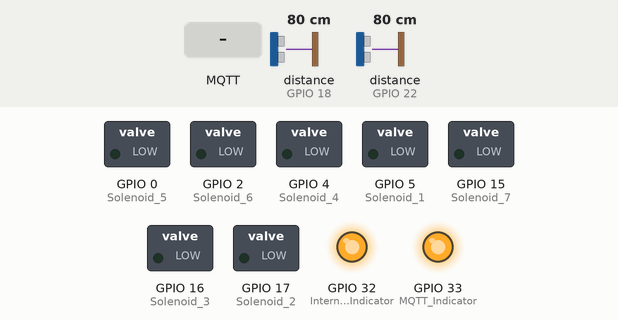
Simulated run of this sketch. Board: ESP32. Shown: switched loads named in the sketch (green lamp = pin HIGH), output pins drawn as LEDs (lit = HIGH). Wiring (inferred from the names in the program): 2 × ultrasonic range finder: trigger GPIO 19, echo GPIO 18 / trigger GPIO 23, echo GPIO 22. The test bench sets the inputs (shaded band); at power-on: distance to the obstacle (sensors on GPIO 18, GPIO 22) 80 cm. The echo pulse lasts 58.3 µs per cm; WiFi joins after 1.5 s; servers stay silent unless stated; no MQTT or app messages arrive unless stated; pins used as bus, display or sensor lines are not drawn; what the sketch prints to the serial monitor is not drawn.

Above: at 2.7 s.
2.8 s: MQTT message "on" arrives on the first subscribed topic
At 3.1 s:
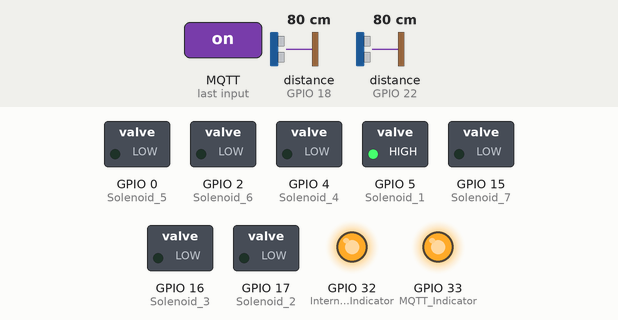
4.3 s: MQTT message "on" arrives on the second subscribed topic
At 5.2 s:
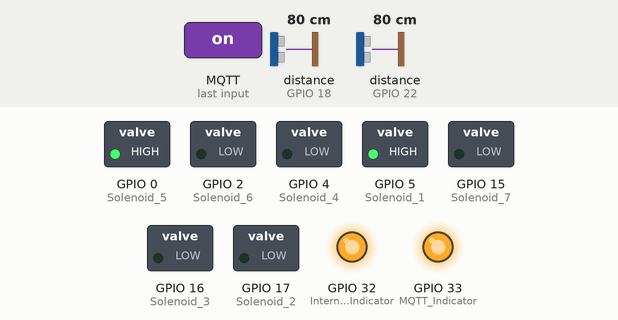
5.8 s: MQTT message "off" arrives on the first subscribed topic
At 6.9 s:
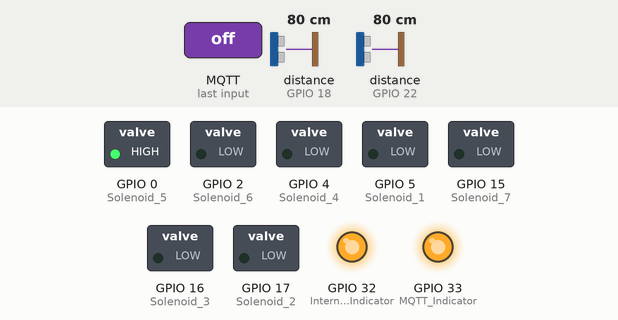
7.3 s: MQTT message "on" arrives on the third subscribed topic
At 7.8 s:
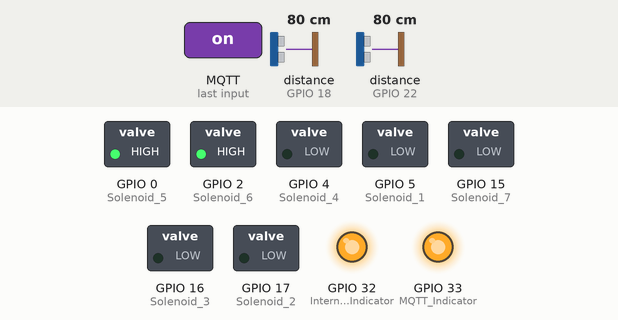
8.8 s: MQTT message "off" arrives on the second subscribed topic
At 9.9 s:
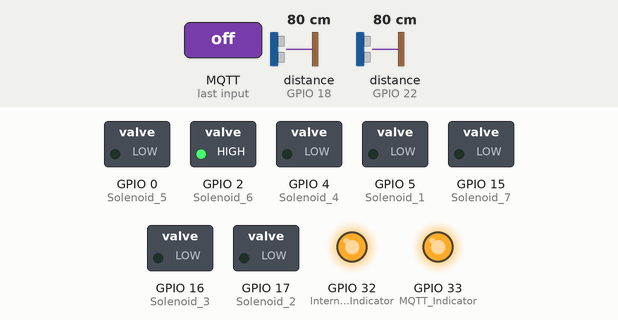
Timing chart, 0 to 11.8 s (numbered marks = the images above; inputs shaded):
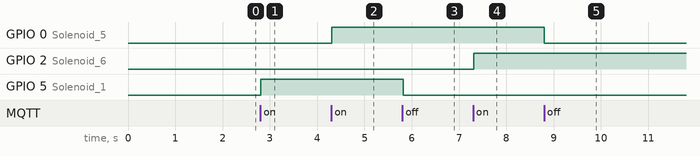

The sketch:

MainCode.ino
```cpp
#include <WiFi.h>
#include <PubSubClient.h>

#define Solenoid_1 5
#define Solenoid_2 17
#define Solenoid_3 16
#define Solenoid_4 4
#define Solenoid_5 0
#define Solenoid_6 2
#define Solenoid_7 15

#define S1_trigPin 23
#define S1_echoPin 22
#define S2_trigPin 19
#define S2_echoPin 18

#define Internet_Indicator 32
#define MQTT_Indicator 33


long duration_1;
long duration_2;
int distance_1;
int distance_2;

bool Solenoid_1_status;
bool Solenoid_2_status;
bool Solenoid_3_status;
bool Solenoid_4_status;
bool Solenoid_5_status;
bool Solenoid_6_status;
bool Solenoid_7_status;

// WiFi
const char *ssid = "Wokwi-GUEST"; // Enter your Wi-Fi name
const char *password = "";  // Enter Wi-Fi password

// MQTT Broker
const char *mqtt_broker = "broker.mqttdashboard.com";
const char *mqtt_username = "";
const char *mqtt_password = "";
const int mqtt_port = 1883;

const char *MQTT_TOPIC_1 = "testtopic/101";
const char *MQTT_TOPIC_2 = "testtopic/102";

const char *MQTT_SOLENOID_1 = "Solenoid/1";
const char *MQTT_SOLENOID_2 = "Solenoid/5";
const char *MQTT_SOLENOID_3 = "Solenoid/6";
const char *MQTT_SOLENOID_4 = "Solenoid/7";

int Tank_1_Uplimit    = 350;
int Tank_1_Downlimit  = 100;
int Tank_2_Uplimit    = 350;
int Tank_2_Downlimit  = 100;

WiFiClient espClient;
PubSubClient client(espClient);

void setup() {
    // Set software serial baud to 115200;
    Serial.begin(115200);

    // put your setup code here, to run once:
    pinMode(S1_trigPin, OUTPUT); // Sets the S1 trigPin as an Output
    pinMode(S2_trigPin, OUTPUT); // Sets the S2 trigPin as an Output
    pinMode(S1_echoPin, INPUT); // Sets the S1 echoPin as an Input
    pinMode(S2_echoPin, INPUT); // Sets the S2 echoPin as an Input

    pinMode(Solenoid_1, OUTPUT); // Sets the trigPin as an Output
    pinMode(Solenoid_2, OUTPUT); // Sets the trigPin as an Output
    pinMode(Solenoid_3, OUTPUT); // Sets the trigPin as an Output
    pinMode(Solenoid_4, OUTPUT); // Sets the trigPin as an Output
    pinMode(Solenoid_5, OUTPUT); // Sets the trigPin as an Output
    pinMode(Solenoid_6, OUTPUT); // Sets the trigPin as an Output
    pinMode(Solenoid_7, OUTPUT); // Sets the trigPin as an Output

    pinMode(Internet_Indicator, OUTPUT);  // Sets the Internet Indicator pin as an Output
    pinMode(MQTT_Indicator, OUTPUT);      // Sets the MQTT Indicator pin as an Output

    digitalWrite(Internet_Indicator, LOW);
    digitalWrite(MQTT_Indicator, LOW);

    // Connecting to a WiFi network
    WiFi.begin(ssid, password);
    while (WiFi.status() != WL_CONNECTED) {
        delay(500);
        Serial.println("Connecting to WiFi..");
    }
    Serial.println("Connected to the Wi-Fi network");
    digitalWrite(Internet_Indicator, HIGH);
    //connecting to a mqtt broker
    client.setServer(mqtt_broker, mqtt_port);
    client.setCallback(callback);
    while (!client.connected()) {
        String client_id = "esp32-client-";
        client_id += String(WiFi.macAddress());
        Serial.printf("The client %s connects to the public MQTT broker\n", client_id.c_str());
        if (client.connect(client_id.c_str(), mqtt_username, mqtt_password)) {
            Serial.println("Public EMQX MQTT broker connected");
            digitalWrite(MQTT_Indicator, HIGH);
        } else {
            Serial.print("failed with state ");
            Serial.print(client.state());
            digitalWrite(MQTT_Indicator, LOW);
            delay(2000);
        }
    }
    // Publish and subscribe
    client.subscribe(MQTT_SOLENOID_1);
    client.subscribe(MQTT_SOLENOID_2);
    client.subscribe(MQTT_SOLENOID_3);
    client.subscribe(MQTT_SOLENOID_4);


}

void callback(char *topic, byte *payload, unsigned int length){
    Serial.print("Message arrived in topic: ");
    Serial.println(topic);
    Serial.print("Message:");
    for (int i = 0; i < length; i++) {
        Serial.print((char) payload[i]);
    }
    Serial.println();
    String messageTemp;

    for (int i = 0; i < length; i++) {
      Serial.print((char)payload[i]);
      messageTemp += (char)payload[i];
    }

    Serial.println();
    if (String(topic) == MQTT_SOLENOID_1) {
      Serial.print("Changing output to ");
      if(messageTemp == "on"){
        Serial.println("on");
        Solenoid_1_status = true;
        digitalWrite(Solenoid_1, HIGH);
      }
      else if(messageTemp == "off"){
        Serial.println("off");
        Solenoid_1_status = false;
        digitalWrite(Solenoid_1, LOW);
      }
    }
    if (String(topic) == MQTT_SOLENOID_2) {
      Serial.print("Changing output to ");
      if(messageTemp == "on"){
        Serial.println("on");
        Solenoid_5_status = true;
        digitalWrite(Solenoid_5, HIGH);
      }
      else if(messageTemp == "off"){
        Serial.println("off");
        Solenoid_5_status = false;
        digitalWrite(Solenoid_5, LOW);
      }
    }
    if (String(topic) == MQTT_SOLENOID_3) {
      Serial.print("Changing output to ");
      if(messageTemp == "on"){
        Serial.println("on");
        Solenoid_6_status = true;
        digitalWrite(Solenoid_6, HIGH);
      }
      else if(messageTemp == "off"){
        Serial.println("off");
        Solenoid_6_status = false;
        digitalWrite(Solenoid_6, LOW);
      }
    }
    if (String(topic) == MQTT_SOLENOID_4) {
      Serial.print("Changing output to ");
      if(messageTemp == "on"){
        Serial.println("on");
        Solenoid_7_status = true;
        digitalWrite(Solenoid_7, HIGH);
      }
      else if(messageTemp == "off"){
        Serial.println("off");
        Solenoid_7_status = false;
        digitalWrite(Solenoid_7, LOW);
      }
    }
    Serial.println("-----------------------");
}

void loop() {
    client.loop();
    measure_distance();

    measure_distance();

    get_message();

}

void measure_distance(){
  // Clears the trigPin
  digitalWrite(S1_trigPin, LOW);
  delayMicroseconds(2);

  // Sets the trigPin on HIGH state for 10 micro seconds
  digitalWrite(S1_trigPin, HIGH);
  delayMicroseconds(10);
  digitalWrite(S1_trigPin, LOW);


  // Reads the echoPin, returns the sound wave travel time in microseconds
  duration_1 = pulseIn(S1_echoPin, HIGH);

  // Calculating the distance
  distance_1 = duration_1 * 0.034 / 2;

  // Prints the distance on the Serial Monitor
  //Serial.print("Distance 1: ");
  //Serial.println(distance_1);


  digitalWrite(S2_trigPin, LOW);
  delayMicroseconds(2);

  // Sets the trigPin on HIGH state for 10 micro seconds
  digitalWrite(S2_trigPin, HIGH);
  delayMicroseconds(10);
  digitalWrite(S2_trigPin, LOW);

  // Reads the echoPin, returns the sound wave travel time in microseconds

  duration_2 = pulseIn(S2_echoPin, HIGH);

  // Calculating the distance
  distance_2 = duration_2 * 0.034 / 2;

  // Prints the distance on the Serial Monitor
  //Serial.print("Distance 2: ");
  //Serial.println(distance_2);
}

void get_message(){
  // Convert the value to a char array
  char Dis1String[8];
  dtostrf(distance_1, 1, 2, Dis1String);
  Serial.print("Distance 1: ");
  Serial.println(Dis1String);
  client.publish(MQTT_TOPIC_1, Dis1String);

  char Dis2String[8];
  dtostrf(distance_2, 1, 2, Dis2String);
  Serial.print("Distance 2: ");
  Serial.println(Dis2String);
  client.publish(MQTT_TOPIC_2, Dis2String);
}
```

Measured:
- after the input at 2.8 s, GPIO 5 (Solenoid_1): LOW → HIGH at once
- after the input at 4.3 s, GPIO 0 (Solenoid_5): LOW → HIGH at once
- after the input at 5.8 s, GPIO 5 (Solenoid_1): HIGH → LOW at once
- after the input at 7.3 s, GPIO 2 (Solenoid_6): LOW → HIGH at once
- after the input at 8.8 s, GPIO 0 (Solenoid_5): HIGH → LOW at once
